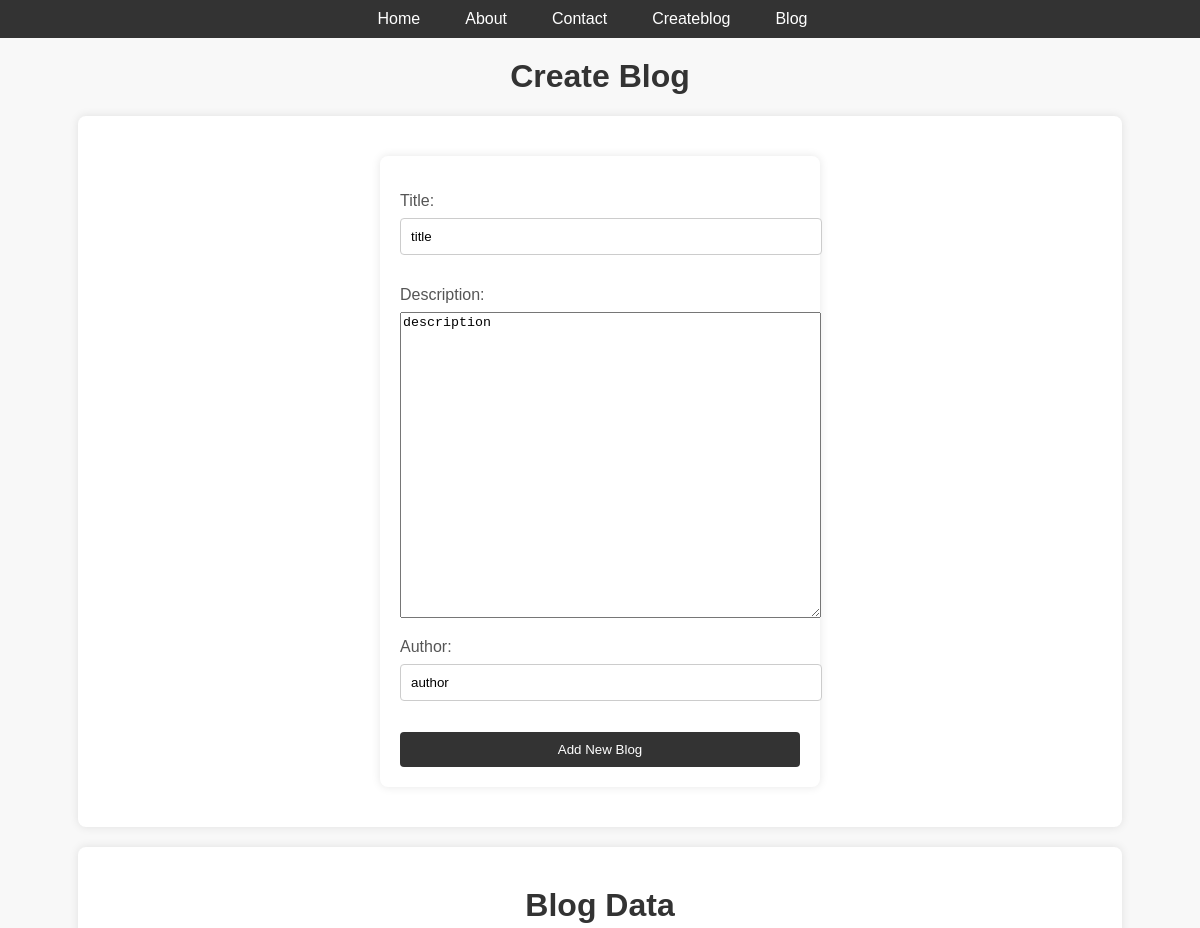
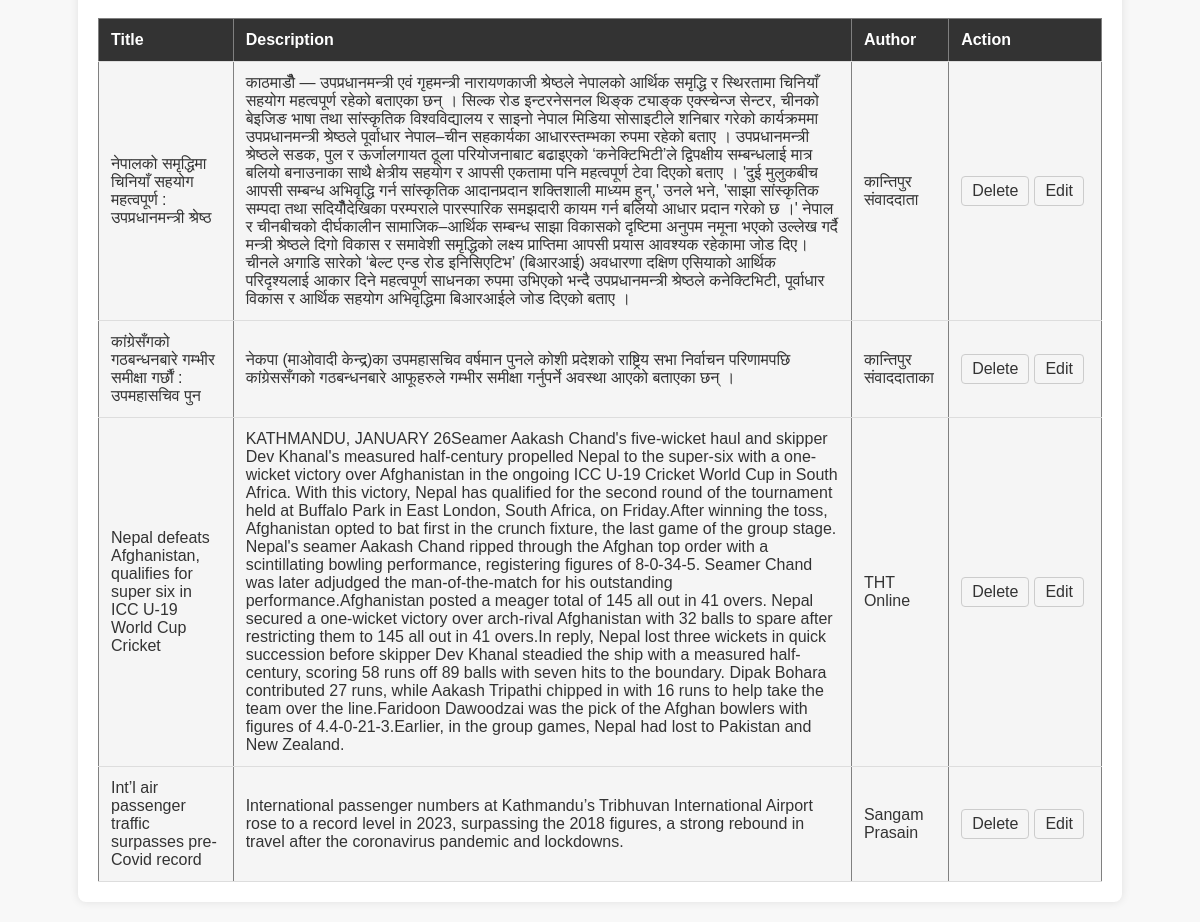
The app's page /myblog/createblog/ (signed in) with its own data (2 pictures, top to bottom).
### blog/models.py (models this page shows)
class Blog(models.Model):
    title = models.CharField(max_length=200,default='title')
    author = models.CharField(max_length=100,default='author')
    description = models.CharField(max_length=2000,default='description')

### blog/views.py (the view)
# urls.py: path('createblog/',views.createblog,name='createblog'),
def createblog(request):
    if request.user.is_authenticated:
            if request.method == "POST":
                fm = BlogForm(request.POST)
                if fm.is_valid():
                    ti = fm.cleaned_data["title"]
                    des = fm.cleaned_data["description"]
                    author=fm.cleaned_data["author"]
                    print(f"Form data: Title - {ti}, Description - {des}")
                    blogData = Blog(title=ti, description=des,author=author)
                    try:
                        blogData.save()
                        print("Data saved successfully")
                    except Exception as e:
                        print(f"Error saving to the database: {e}")
                    fm = BlogForm()
            else:
                fm = BlogForm()
            data = Blog.objects.all()
            print('hi data got from data base', data)
            return render(request, 'createblog/createblog.html', {'form': fm, 'data': data})
    else:
        return HttpResponseRedirect('/myblog/login')

### blog/forms.py
class BlogForm(forms.ModelForm):
    class Meta:
        model = Blog
        fields = ['title', 'description','author']
        widgets = {
               'description': forms.Textarea(attrs={'rows': 20, 'cols': 50}),
        }

### blog/templates/createblog/createblog.html (shortened to what this page needs)
<!DOCTYPE html>
<html lang="en">
{% load static %}
<head>
    <link rel="stylesheet" href="{% static 'createblog.css' %}">
</head>
<body>
    <nav>
        <ul>
            <li><a href="{% url 'home' %}">Home</a></li>
            <li><a href="{% url 'about' %}">About</a></li>
            <li><a href="{% url 'contact' %}">Contact</a></li>
            <li><a href="{% url 'createblog' %}">Createblog</a></li>
            <li><a href="{% url 'blog' %}">Blog</a></li>
        </ul>
    </nav>
    <h1>Create Blog</h1>
    <div>
        <form action="#" method="POST">
            {{ form.as_p }}
            <button>Add New Blog</button>
        </form>
    </div>
    <div id='blog_data'>
        {% if data %}
        <h1>Blog Data</h1>
        <table border='1'>
            <tr>
                <th>Title</th>
                <th>Description</th>
                <th>Author</th>
                <th>Action</th>
            </tr>
            {% for item in data %}
            <tr>
                <td>{{ item.title }}</td>
                <td>{{ item.description }}</td>
                <td>{{ item.author }}</td>
                <td>
                   <span id="action">
                     <a href="{% url 'delete' item.id  %}">Delete</a>
                    <a href="{% url 'editblog' item.id  %}">Edit</a>
                </span>
                </td>
            </tr>
            {% endfor %}
        </table>
        {% else %}
        <h1>Data not found</h1>
        {% endif %}
    </div>
</body>
</html>

### blog/static/createblog.css (style rules this page uses)
body { font-family: 'Arial', sans-serif; margin: 0; padding: 0; background-color: #f8f8f8; color: #333; }
nav { background-color: #333; color: white; padding: 10px; text-align: center; }
nav ul { list-style: none; margin: 0; padding: 0; display: flex; justify-content: center; }
nav ul li { display: inline; margin-right: 15px; }
nav ul li a { text-decoration: none; color: white; padding: 8px 15px; border-radius: 5px; transition: background-color 0.3s; }
h1 { text-align: center; color: #333; margin-top: 20px; animation: fadeInUp 1s ease-in-out; }
form { max-width: 400px; margin: 20px auto; background-color: #fff; padding: 20px; border-radius: 8px; box-shadow: 0 0 10px rgba(0, 0, 0, 0.1); animation: fadeIn 1s ease-in-out; }
form label { display: block; margin-bottom: 8px; color: #555; }
form input { width: 100%; padding: 10px; margin-bottom: 15px; border: 1px solid #ccc; border-radius: 4px; }
form button { display: block; width: 100%; padding: 10px; background-color: #333; color: white; border: none; border-radius: 4px; cursor: pointer; }
div { max-width: 1004px; margin: 20px auto; background-color: #fff; padding: 20px; border-radius: 8px; box-shadow: 0 0 10px rgba(0, 0, 0, 0.1); animation: fadeIn 1s ease-in-out; }
table { width: 100%; border-collapse: collapse; margin-top: 20px; }
th, td { padding: 12px; text-align: left; border-bottom: 1px solid #ddd; }
th { background-color: #333; color: white; }
td { background-color: #f5f5f5; }
td a { display: inline-block; padding: 5px 10px; margin-right: 5px; text-decoration: none; color: #333; border: 1px solid #ccc; border-radius: 4px; transition: background-color 0.3s; }

### records on screen
Blog: title "नेपालको समृद्धिमा चिनियाँ सहयोग महत्वपूर्ण : उपप्रधानमन्त्री श्रेष्ठ", description "काठमाडौँ — उपप्रधानमन्त्री एवं गृहमन्त्री नारायणकाजी श्रेष्ठले नेपालको आर्थिक समृद्धि र स्थिरतामा चिनियाँ सहयोग महत्वपूर्ण रहेको बताएका छन् । सिल्क रोड इन्टरनेसनल थिङ्क ट्याङ्क एक्स्चेन्ज सेन्टर, चीनको बेइजिङ भाषा तथा सांस्कृतिक विश्वविद्यालय र साइनो नेपाल मिडिया सोसाइटीले शनिबार गरेको कार्यक्रममा उपप्रधानमन्त्री श्रेष्ठले पूर्वाधार नेपाल–चीन सहकार्यका आधारस्तम्भका रुपमा रहेको बताए । उपप्रधानमन्त्री श्रेष्ठले सडक, पुल र ऊर्जालगायत ठूला परियोजनाबाट बढाइएको ‘कनेक्टिभिटी’ले द्विपक्षीय सम्बन्धलाई मात्र बलियो बनाउनाका साथै क्षेत्रीय सहयोग र आपसी एकतामा पनि महत्वपूर्ण टेवा दिएको बताए । 'दुई मुलुकबीच आपसी सम्बन्ध अभिवृद्धि गर्न सांस्कृतिक आदानप्रदान शक्तिशाली माध्यम हुन्,' उनले भने, 'साझा…", author "कान्तिपुर संवाददाता"
Blog: title "कांग्रेसँगको गठबन्धनबारे गम्भीर समीक्षा गर्छौं : उपमहासचिव पुन", description "नेकपा (माओवादी केन्द्र)का उपमहासचिव वर्षमान पुनले कोशी प्रदेशको राष्ट्रिय सभा निर्वाचन परिणामपछि कांग्रेससँगको गठबन्धनबारे आफूहरुले गम्भीर समीक्षा गर्नुपर्ने अवस्था आएको बताएका छन् ।", author "कान्तिपुर संवाददाताका"
Blog: title "Nepal defeats Afghanistan, qualifies for super six in ICC U-19 World Cup Cricket", description "KATHMANDU, JANUARY 26Seamer Aakash Chand's five-wicket haul and skipper Dev Khanal's measured half-century propelled Nepal to the super-six with a one-wicket victory over Afghanistan in the ongoing ICC U-19 Cricket World Cup in South Africa. With this victory, Nepal has qualified for the second round of the tournament held at Buffalo Park in East London, South Africa, on Friday.After winning the toss, Afghanistan opted to bat first in the crunch fixture, the last game of the group stage. Nepal's seamer Aakash Chand ripped through the Afghan top order with a scintillating bowling performance, registering figures of 8-0-34-5. Seamer Chand was later adjudged the man-of-the-match for his…", author "THT Online"
Blog: title "Int’l air passenger traffic surpasses pre-Covid record", description "International passenger numbers at Kathmandu’s Tribhuvan International Airport rose to a record level in 2023, surpassing the 2018 figures, a strong rebound in travel after the coronavirus pandemic and lockdowns.", author "Sangam Prasain"
